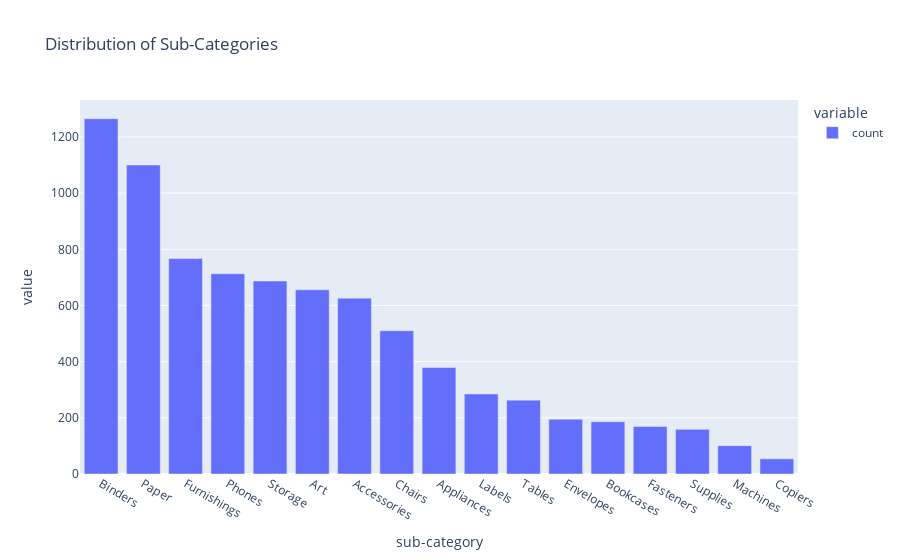

The notebook cell this image was saved under:
### Code cell
# visualize the distribution of sub-categories.
px.bar(data_frame=df["sub-category"].value_counts(), title="Distribution of Sub-Categories")

### Figure 1 — Plotly figure (JSON) as saved in the notebook; plotly's stock layout.template omitted (floating-point values rounded to 4 significant figures)
{"data": [{"alignmentgroup": "True", "hovertemplate": "variable=count<br>sub-category=%{x}<br>value=%{y}<extra></extra>", "legendgroup": "count", "marker": {"color": "#636efa", "pattern": {"shape": ""}}, "name": "count", "offsetgroup": "count", "orientation": "v", "showlegend": true, "textposition": "auto", "type": "bar", "x": ["Binders", "Paper", "Furnishings", "Phones", "Storage", "Art", "Accessories", "Chairs", "Appliances", "Labels", "Tables", "Envelopes", "Bookcases", "Fasteners", "Supplies", "Machines", "Copiers"], "xaxis": "x", "y": [1265, 1100, 767, 713, 687, 656, 626, 510, 379, 285, 263, 195, 186, 169, 159, 101, 54], "yaxis": "y"}], "layout": {"barmode": "relative", "legend": {"title": {"text": "variable"}, "tracegroupgap": 0}, "title": {"text": "Distribution of Sub-Categories"}, "xaxis": {"anchor": "y", "domain": [0, 1], "title": {"text": "sub-category"}}, "yaxis": {"anchor": "x", "domain": [0, 1], "title": {"text": "value"}}}}
